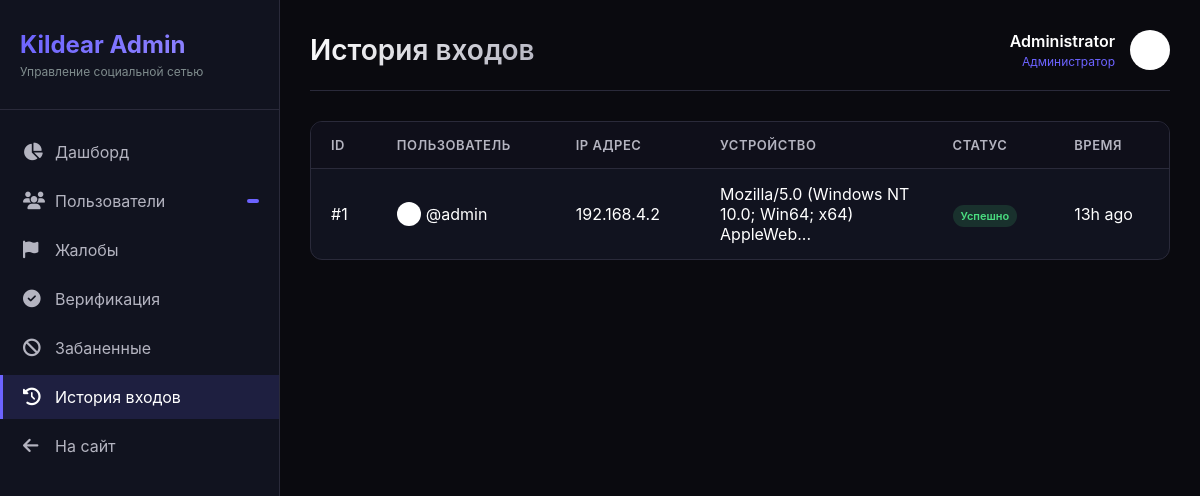
Before: /admin/logs (signed in) with the older database file.
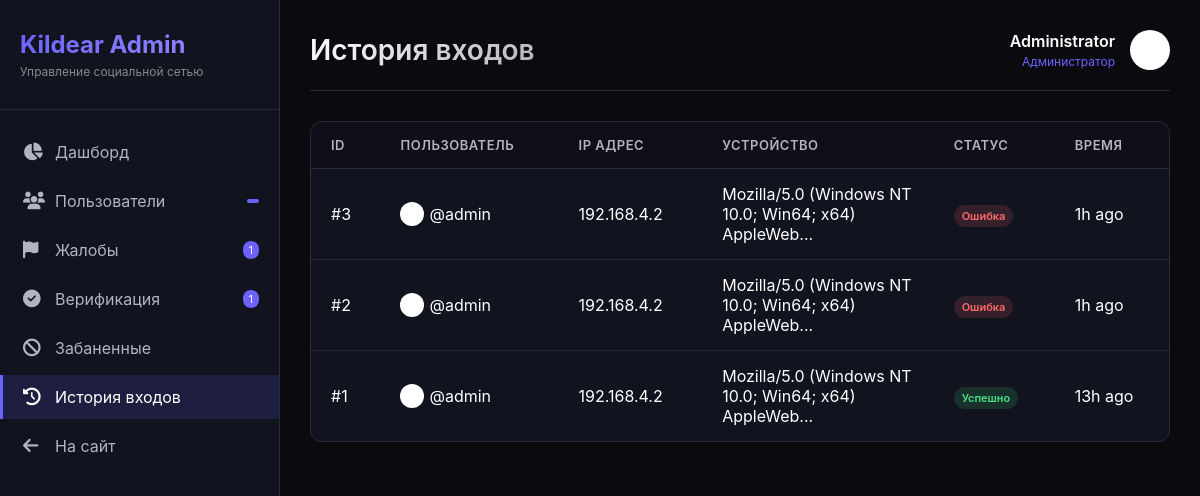
After: the same page with the newer database file.
### app.py (models this page shows, shortened)
class User(UserMixin, db.Model):
    id = db.Column(db.Integer, primary_key=True)
    username = db.Column(db.String(40), unique=True, nullable=False)
    email = db.Column(db.String(120), unique=True, nullable=False)
    password_hash = db.Column(db.String(256), nullable=False)
    display_name = db.Column(db.String(60), default="")
    bio = db.Column(db.String(500), default="")
    preset_avatar = db.Column(db.Integer, default=1)
    preset_cover = db.Column(db.Integer, nullable=True)
    website = db.Column(db.String(200), default="")
    location = db.Column(db.String(100), default="")
    accent_color = db.Column(db.String(7), default="#6c63ff")
    is_private = db.Column(db.Boolean, default=False)
    is_verified = db.Column(db.Boolean, default=False)
    is_banned = db.Column(db.Boolean, default=False)
    is_admin = db.Column(db.Boolean, default=False)
    is_online = db.Column(db.Boolean, default=False)
    last_seen = db.Column(db.DateTime, default=datetime.utcnow)
    created_at = db.Column(db.DateTime, default=datetime.utcnow)
    two_factor_enabled = db.Column(db.Boolean, default=False)
    two_factor_secret = db.Column(db.String(32), nullable=True)
    following = db.relationship(
        "User", secondary=follows,
        primaryjoin=follows.c.follower_id == id,
        secondaryjoin=follows.c.followed_id == id,
        backref=db.backref("followers", lazy="dynamic"),
        lazy="dynamic"
    )
    blocked_users = db.relationship(
        "User", secondary=blocks,
        primaryjoin=blocks.c.blocker_id == id,
        secondaryjoin=blocks.c.blocked_id == id,
        backref=db.backref("blocked_by", lazy="dynamic"),
        lazy="dynamic"
    )
    posts = db.relationship("Post", backref="author", lazy="dynamic", foreign_keys="Post.user_id")
    sent_msgs = db.relationship("Message", backref="sender", lazy="dynamic", foreign_keys="Message.sender_id")
    recv_msgs = db.relationship("Message", backref="receiver", lazy="dynamic", foreign_keys="Message.receiver_id")
    notifications = db.relationship("Notification", backref="recipient", lazy="dynamic",
                                    foreign_keys="Notification.user_id")
    comments = db.relationship("Comment", backref="author", lazy="dynamic")
    owned_groups = db.relationship("Group", backref="owner", lazy="dynamic")
    owned_channels = db.relationship("Channel", backref="owner", lazy="dynamic")
    login_history = db.relationship("LoginHistory", backref="user", lazy="dynamic")

class LoginHistory(db.Model):
    id = db.Column(db.Integer, primary_key=True)
    user_id = db.Column(db.Integer, db.ForeignKey("user.id"), nullable=True)
    ip_address = db.Column(db.String(45), nullable=False)
    user_agent = db.Column(db.String(200))
    location = db.Column(db.String(100))
    success = db.Column(db.Boolean, default=True)
    created_at = db.Column(db.DateTime, default=datetime.utcnow)

### app.py (the view)
@app.route("/admin/logs")
@login_required
@admin_required
def admin_logs():
    page = request.args.get("page", 1, type=int)
    logs = LoginHistory.query.order_by(LoginHistory.created_at.desc()).paginate(page=page, per_page=50)
    return render_template("admin/logs.html", logs=logs)

### app.py (called while the page is built)
@app.template_filter('timeago')
def timeago_filter(date):
    if not date:
        return 'recently'
    now = datetime.utcnow()
    diff = now - date
    if diff.days > 365:
        return f"{diff.days // 365}y ago"
    elif diff.days > 30:
        return f"{diff.days // 30}mo ago"
    elif diff.days > 0:
        return f"{diff.days}d ago"
    elif diff.seconds > 3600:
        return f"{diff.seconds // 3600}h ago"
    elif diff.seconds > 60:
        return f"{diff.seconds // 60}m ago"
    else:
        return "just now"

def admin_required(f):
    @wraps(f)
    def decorated_function(*args, **kwargs):
        if not current_user.is_authenticated or not current_user.is_admin:
            abort(403)
        return f(*args, **kwargs)
    return decorated_function

def get_client_ip():
    if request.headers.get('X-Forwarded-For'):
        return request.headers.get('X-Forwarded-For').split(',')[0].strip()
    return request.remote_addr or '0.0.0.0'

@app.before_request
def ddos_shield():
    ip = get_client_ip()
    if ip in _blocked_ips:
        abort(429)
    now = time.time()
    window = [t for t in _req_log[ip] if now - t < 10]
    window.append(now)
    _req_log[ip] = window
    if len(window) > 200:
        _blocked_ips.add(ip)
        app.logger.warning(f"[DDoS] Blocked IP: {ip}")
        abort(429)
    if request.content_length and request.content_length > app.config["MAX_CONTENT_LENGTH"]:
        abort(413)

@login_mgr.user_loader
def load_user(user_id):
    return db.session.get(User, int(user_id))

### templates/admin/logs.html (shortened to what this page needs)
{% extends "admin/base_admin.html" %}
{% block header %}История входов{% endblock %}
{% block content %}
<div class="admin-table-container">
    <table class="admin-table">
        <thead>
            <tr>
                <th>ID</th>
                <th>Пользователь</th>
                <th>IP адрес</th>
                <th>Устройство</th>
                <th>Статус</th>
                <th>Время</th>
            </tr>
        </thead>
        <tbody>
            {% for log in logs.items %}
            <tr>
                <td>#{{ log.id }}</td>
                <td>
                    {% if log.user %}
                    <div style="display: flex; align-items: center; gap: 5px;">
                        <img src="{{ log.user.avatar or '/static/default_avatar.png' }}" style="width: 24px; height: 24px; border-radius: 50%;">
                        <span>@{{ log.user.username }}</span>
                    </div>
                    {% else %}
                    <span class="badge badge-danger">Удален</span>
                    {% endif %}
                </td>
                <td>{{ log.ip_address }}</td>
                <td style="max-width: 200px;">{{ log.user_agent[:50] }}...</td>
                <td>
                    {% if log.success %}
                    <span class="badge badge-success">Успешно</span>
                    {% else %}
                    <span class="badge badge-danger">Ошибка</span>
                    {% endif %}
                </td>
                <td>{{ log.created_at|timeago }}</td>
            </tr>
            {% endfor %}
        </tbody>
    </table>
</div>
{% endblock %}

### templates/admin/base_admin.html (shortened to what this page needs)
<!DOCTYPE html>
<html lang="ru">
<head>
    <link rel="stylesheet" href="https://cdnjs.cloudflare.com/ajax/libs/font-awesome/6.4.0/css/all.min.css">
</head>
<body>
    <div class="admin-layout">
        <div class="admin-sidebar">
            <div class="admin-logo">
                <h2>Kildear Admin</h2>
                <p>Управление социальной сетью</p>
            </div>
            <ul class="admin-nav">
                <li class="admin-nav-item">
                    <a href="{{ url_for('admin_dashboard') }}" class="admin-nav-link {% if request.endpoint == 'admin_dashboard' %}active{% endif %}">
                        <i class="fa-solid fa-chart-pie"></i>
                        <span>Дашборд</span>
                    </a>
                </li>
                <li class="admin-nav-item">
                    <a href="{{ url_for('admin_users') }}" class="admin-nav-link {% if request.endpoint == 'admin_users' %}active{% endif %}">
                        <i class="fa-solid fa-users"></i>
                        <span>Пользователи</span>
                        <span class="admin-badge">{{ stats.total_users if stats else 0 }}</span>
                    </a>
                </li>
                <li class="admin-nav-item">
                    <a href="{{ url_for('admin_reports') }}" class="admin-nav-link {% if request.endpoint == 'admin_reports' %}active{% endif %}">
                        <i class="fa-solid fa-flag"></i>
                        <span>Жалобы</span>
                        {% if stats and stats.total_reports %}
                        <span class="admin-badge">{{ stats.total_reports }}</span>
                        {% endif %}
                    </a>
                </li>
                <li class="admin-nav-item">
                    <a href="{{ url_for('admin_verification') }}" class="admin-nav-link {% if request.endpoint == 'admin_verification' %}active{% endif %}">
                        <i class="fa-solid fa-check-circle"></i>
                        <span>Верификация</span>
                        {% if stats and stats.pending_verification %}
                        <span class="admin-badge">{{ stats.pending_verification }}</span>
                        {% endif %}
                    </a>
                </li>
                <li class="admin-nav-item">
                    <a href="{{ url_for('admin_banned') }}" class="admin-nav-link {% if request.endpoint == 'admin_banned' %}active{% endif %}">
                        <i class="fa-solid fa-ban"></i>
                        <span>Забаненные</span>
                    </a>
                </li>
                <li class="admin-nav-item">
                    <a href="{{ url_for('admin_logs') }}" class="admin-nav-link {% if request.endpoint == 'admin_logs' %}active{% endif %}">
                        <i class="fa-solid fa-history"></i>
                        <span>История входов</span>
                    </a>
                </li>
                <li class="admin-nav-item">
                    <a href="{{ url_for('index') }}" class="admin-nav-link">
                        <i class="fa-solid fa-arrow-left"></i>
                        <span>На сайт</span>
                    </a>
                </li>
            </ul>
        </div>
        <div class="admin-main">
            <div class="admin-header">
                <h1>{% block header %}Панель управления{% endblock %}</h1>
                <div class="admin-user">
                    <div class="admin-user-info">
                        <div class="admin-user-name">{{ current_user.display_name or current_user.username }}</div>
                        <div class="admin-user-role">Администратор</div>
                    </div>
                    <img src="{{ current_user.avatar or '/static/default_avatar.png' }}" alt="Admin">
                </div>
            </div>
            {% block content %}{% endblock %}
        </div>
    </div>
</body>
</html>

### templates/admin/base_admin.html (style rules this page uses)
* { margin: 0; padding: 0; box-sizing: border-box; }
body { font-family: -apple-system, BlinkMacSystemFont, 'Segoe UI', Roboto, Oxygen, Ubuntu, sans-serif; background: #0a0a0f; color: #fff; }
.admin-layout { display: flex; min-height: 100vh; }
.admin-sidebar { width: 280px; background: #11131f; border-right: 1px solid #2a2a3a; padding: 30px 0; position: fixed; height: 100vh; overflow-y: auto; }
.admin-logo { padding: 0 20px 30px; border-bottom: 1px solid #2a2a3a; margin-bottom: 20px; }
.admin-logo h2 { font-size: 24px; font-weight: 700; background: linear-gradient(135deg, #6c63ff, #9b8fff); -webkit-background-clip: text; -webkit-text-fill-color: transparent; }
.admin-logo p { color: #7f8c8d; font-size: 12px; margin-top: 5px; }
.admin-nav { list-style: none; }
.admin-nav-item { margin: 5px 0; }
.admin-nav-link { display: flex; align-items: center; gap: 12px; padding: 12px 20px; color: #b4b4c0; text-decoration: none; transition: all 0.2s; border-left: 3px solid transparent; }
.admin-nav-link.active { background: rgba(108, 99, 255, 0.15); color: #fff; border-left-color: #6c63ff; }
.admin-nav-link i { width: 20px; font-size: 1.1rem; }
.admin-badge { margin-left: auto; background: #6c63ff; color: white; font-size: 11px; padding: 2px 6px; border-radius: 10px; }
.admin-main { flex: 1; margin-left: 280px; padding: 30px; }
.admin-header { display: flex; justify-content: space-between; align-items: center; margin-bottom: 30px; padding-bottom: 20px; border-bottom: 1px solid #2a2a3a; }
.admin-header h1 { font-size: 28px; font-weight: 600; background: linear-gradient(135deg, #fff, #b4b4c0); -webkit-background-clip: text; -webkit-text-fill-color: transparent; }
.admin-user { display: flex; align-items: center; gap: 15px; }
.admin-user img { width: 40px; height: 40px; border-radius: 50%; object-fit: cover; }
.admin-user-info { text-align: right; }
.admin-user-name { font-weight: 600; margin-bottom: 3px; }
.admin-user-role { font-size: 12px; color: #6c63ff; }
.admin-table-container { background: #11131f; border: 1px solid #2a2a3a; border-radius: 12px; overflow: hidden; margin-bottom: 30px; }
.admin-table { width: 100%; border-collapse: collapse; }
.admin-table th { text-align: left; padding: 15px 20px; background: #0f0f1a; color: #b4b4c0; font-weight: 600; font-size: 13px; text-transform: uppercase; letter-spacing: 0.5px; }
.admin-table td { padding: 15px 20px; border-top: 1px solid #2a2a3a; color: #fff; }
.badge { padding: 4px 8px; border-radius: 20px; font-size: 11px; font-weight: 600; }
.badge-success { background: rgba(74, 222, 128, 0.15); color: #4ade80; }
.badge-danger { background: rgba(255, 107, 107, 0.15); color: #ff6b6b; }

Changed rows visible on the page:
added LoginHistory: id "3", user.username "admin", ip_address "192.168.4.2", user_agent "Mozilla/5.0 (Windows NT 10.0; Win64; x64) AppleWeb", success "Ошибка", created_at "1h ago"
added LoginHistory: id "2", user.username "admin", ip_address "192.168.4.2", user_agent "Mozilla/5.0 (Windows NT 10.0; Win64; x64) AppleWeb", success "Ошибка", created_at "1h ago"
Other visible differences:
{{ stats.total_reports }}: (not shown) → "1"
{{ stats.pending_verification }}: (not shown) → "1"
